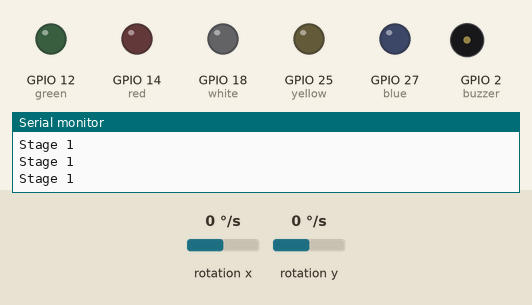
Recording of a sketch running on a simulated ESP32. On the bench: output pins drawn as LEDs (lit = HIGH), buzzer (waves = sounding), the last lines printed to the serial monitor. Wiring (inferred from the names in the program): MPU-6050 motion sensor at I2C address 0x68. Dashed ring = blinking. The test bench sets the inputs (shaded band); at power-on: rotation x 0 °/s, rotation y 0 °/s.

Above: at 3.0 s.
3.1 s: rotation x set to -126 °/s
4.6 s: rotation x set to -136 °/s
At 4.71 s:
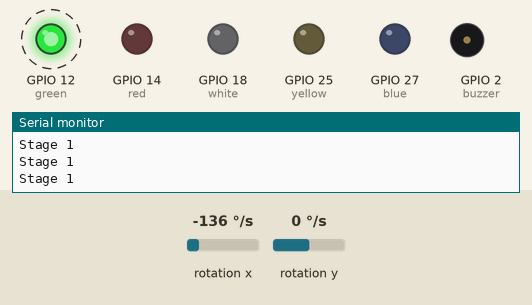
7.6 s: rotation x set to 192 °/s
At 7.71 s:
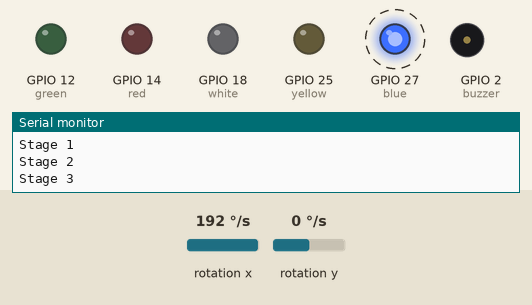
10.6 s: rotation x set to 134 °/s
13.6 s: rotation x set to 125 °/s
At 14.5 s:
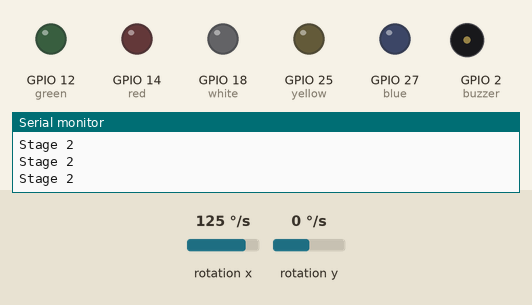
15.1 s: rotation y set to -123 °/s
16.6 s: rotation y set to -137 °/s
At 16.73 s:
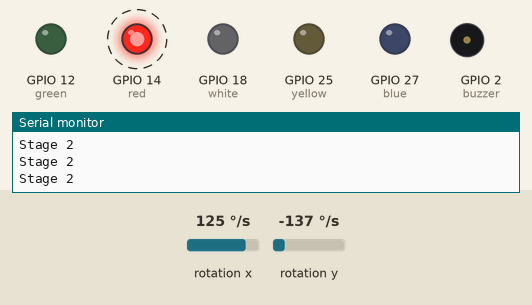
Timing chart, 0 to 20.6 s (numbered marks = the images above; inputs shaded):
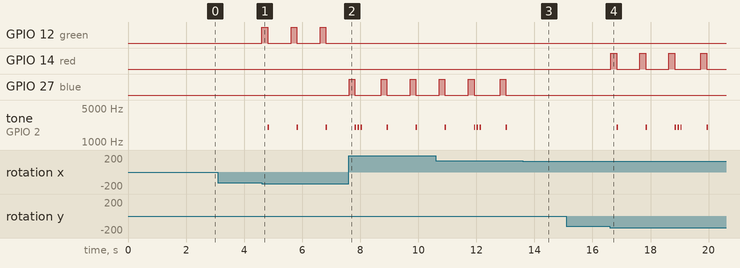

Measured:
- the behaviour switches between -129 and -130 °/s on rotation x (found by bisection; images 0 and 1)
- the behaviour switches between 130 and 129 °/s on rotation x (found by bisection; images 2 and 3)
- the behaviour switches between -129 and -130 °/s on rotation y (found by bisection; images 3 and 4)
- after the input at 4.6 s, GPIO 12 (green): alternates HIGH for 0.20 s and LOW for 0.80 s, starting at once; tone on GPIO 2 (buzzer): alternates 2000 Hz for 0.05 s and silent for 0.95 s, starting after 0.22 s
- after the input at 7.6 s, GPIO 12 (green): stops changing and stays LOW; GPIO 27 (blue): alternates HIGH for 0.20 s and LOW for 0.85 s, starting at once
- after the input at 13.6 s, GPIO 27 (blue): stops changing and stays LOW; tone on GPIO 2 (buzzer): stops changing and stays silent
- after the input at 16.6 s, GPIO 14 (red): alternates HIGH for 0.20 s and LOW for 0.80 s, starting at once; tone on GPIO 2 (buzzer): plays 2000 Hz for 0.05 s, 2000 Hz for 0.05 s, 2000 Hz for 0.05 s, 2000 Hz for 0.05 s, 2000 Hz for 0.05 s, 2000 Hz for 0.05 s, starting after 0.23 s

The sketch:

Terning.ino
```cpp
// Importing relevant libraries
#include "UbidotsEsp32Mqtt.h"
#include <Wire.h>

// Variables --------------------------------------------------
#define uS_TO_S_FACTOR 1000000  /* Conversion factor for micro seconds to seconds */
char requestTimeoutArray[] = {}; /* Time ESP32 will sleep for (in seconds) */
int requestTimeout = 0;

// WiFi variables
const char *WIFI_SSID = "NAME"; // Wi-Fi name
const char *WIFI_PASS = "PASSWORD"; // Wi-Fi password

// Ubidots conection variables
const char *UBIDOTS_TOKEN = "BBFF-0OuPu7XtnaQxC8Dm4RGzKggbtQuaXS"; // Put here your Ubidots TOKEN


const int MPU_ADDR = 0x68; // I2C address of the MPU-6050
int16_t GyX, GyY, GyZ;

// Declaring pin variables
const int blue = 27;
const int green = 12;
const int yellow = 25;
const int red = 14;
const int white = 18;
const int buzzer = 2;

// Variables used for analogue writing using PWM
const int frequency = 2000;
const int channel = 0;
const int resolution = 8;

/* The dice can be tilted in four different directions, each represented by a unique colour.
 * The dice must be tilted in the correct 4 symbol combination in order to complete the task.
 * An enum is therefore decalared to record which symbols (represented by colours) are chosen
 * in which order. For example:
 * game_stage = stage_1 // The first symbol is to be selected by the player
 * colour_1 = GREEN // The first symbol selected by the user is 'green'
*/

enum Colour{NONE, GREEN, YELLOW, RED, BLUE};
enum Stage{stage_1, stage_2, stage_3, stage_4, complete};

// Resetting all the inital values
Stage gameStage = stage_1;
Colour colour = NONE;

Colour colour_1;
Colour colour_2;
Colour colour_3;
Colour colour_4;


// Function that creates a beeping noise from the buzzer
void beep(){
  ledcWriteTone(channel, 2000);
  delay(50);
  ledcWriteTone(channel, 0);
  delay(50);
}

// Function that creates a beeping sequence to be played after each failed attempt
void incorrect_sequence(){
  beep();
  beep();
  beep();

  // The task is then reset so that the user can try again
  colour = NONE;
  gameStage = stage_1;
  delay(600);
}

// Function that plays a victory noise and raises a flag to say that the task is complete
void victory_sequence(){
  Serial.println("NODE COMPLETED");
  digitalWrite(white, HIGH);
  for (int i=20; i>0; i--){
    beep();
  }
  gameStage = complete;
}


// |----------------------------------------------------------------------------------------------|
// |-------------------------------------- TIMER ID (START) --------------------------------------|
// |----------------------------------------------------------------------------------------------|
const char *TimerID = "terning-timeout"; // Replace with the timer ID of this node
const char *DEVICE_LABEL = "hoved-esp32"; // Replace with the device label to subscribe to
const char *MessageLabel = "state-terning";
// |----------------------------------------------------------------------------------------------|
// |-------------------------------------- TIMER ID (START) --------------------------------------|
// |----------------------------------------------------------------------------------------------|


// Initialize ubidots instance
Ubidots ubidots(UBIDOTS_TOKEN);


// Functions --------------------------------------------------
// Callback function to get information
void callback(char *topic, byte *payload, unsigned int length)
{
  // reset array and set it at payload lenght
  requestTimeoutArray[length] = {};

  // Read message from ubidots
  for (int i = 0; i < length; i++)
  {
    requestTimeoutArray[i] = (char)payload[i];
  }

  // Conver timout array to int
  requestTimeout = atoi(requestTimeoutArray);

  // Debug
  Serial.print("[");Serial.print(topic);Serial.print("] ");
  Serial.print(requestTimeout);
  Serial.println();
}


// Setup --------------------------------------------------
/*
* Setup will be reset everytime we go from deepsleep
* The loop at the end of the code will never run
*/
void setup()
{
  // Debug
  Serial.begin(115200);
  ubidots.setDebug(true);

  // Conect to wifi
  ubidots.connectToWifi(WIFI_SSID, WIFI_PASS);

  // Conect to ubidots
  ubidots.setCallback(callback); // Get a calback to se values we get
  ubidots.setup(); // Set up ubidots
  ubidots.reconnect();
  ubidots.subscribeLastValue(DEVICE_LABEL, TimerID); // Insert the dataSource and Variable's Labels
  delay(500);

  // Connect to ubidots until succession
  while (!ubidots.connected()) {
    ubidots.reconnect();
    Serial.println("DEBUG: reconnecting to Ubidots");
  }

  // Get timeout value
  ubidots.subscribeLastValue(DEVICE_LABEL, TimerID);

  // Refresh ubidots values twice to avoid bugs
  ubidots.loop();
  ubidots.loop();


  // |---------------------------------------------------------------------------------------------|
  // |----------------------------------- INFINITE LOOP (START) -----------------------------------|
  // |---------------------------------------------------------------------------------------------|
  Serial.println("#--------------------------------------------------#");

  // Setting up a PWM channel for the buzzer
  ledcSetup(channel, frequency, resolution);
  ledcAttachPin(buzzer, channel);

  Serial.begin(115200);

  // Wire is used for reading specific values from specific registers
  Wire.begin(21, 22, 100000); // sda, scl, clock speed
  Wire.beginTransmission(MPU_ADDR);
  Wire.write(0x6B);  // PWR_MGMT_1 register
  Wire.write(0);     // set to zero (wakes up the MPU−6050)
  Wire.endTransmission(true);
  Wire.beginTransmission(MPU_ADDR);
  Wire.write(0x6C);  // PWR_MGMT_2 register
  Wire.write(0x38);  // Accelerometer turned off
  Wire.endTransmission(true);
  Serial.println("Setup complete");

  // Setting the output mode for the LEDs
  pinMode(blue, OUTPUT);
  pinMode(green, OUTPUT);
  pinMode(yellow, OUTPUT);
  pinMode(red, OUTPUT);
  pinMode(white, OUTPUT);


  // If ESP gets active mode request (0s timeout), activate loop
  while (requestTimeout == 0) {

    Wire.beginTransmission(MPU_ADDR);
    Wire.write(0x43);  // starting with register 0x43 (GYRO_XOUT_H)
    Wire.endTransmission(true);
    Wire.beginTransmission(MPU_ADDR);
    Wire.requestFrom(MPU_ADDR, 4, true); // request a total of 4 registers
    GyX = Wire.read() << 8 | Wire.read(); // 0x43 (GYRO_XOUT_H) & 0x44 (GYRO_XOUT_L)
    GyY = Wire.read() << 8 | Wire.read(); // 0x45 (GYRO_YOUT_H) & 0x46 (GYRO_YOUT_L)


    // These if statements determine the direction in which the dice is being turned
    if (GyX > 17000){
      digitalWrite(blue, HIGH);
      colour = BLUE;
    }
    else if (GyX < -17000){
      digitalWrite(green, HIGH);
      colour = GREEN;
    }
    else if (GyY > 17000){
      digitalWrite(yellow, HIGH);
      colour = YELLOW;
    }
    else if (GyY < -17000){
      digitalWrite(red, HIGH);
      colour = RED;
    }
    else{
      colour = NONE;
    }


    // The corresponding LED flashed so that the user know that there input has been registered
    delay(200);

    digitalWrite(blue, LOW);
    digitalWrite(green, LOW);
    digitalWrite(yellow, LOW);
    digitalWrite(red, LOW);


    // Each game stage represents the index of which sy
    switch(gameStage){
      case stage_1:{ // This is the first user input
        Serial.println("Stage 1");
        if (colour != NONE){ // Waits until a colour is inputted, then saves the inputted value
          colour_1 = colour;
          beep();
          gameStage = stage_2;
          delay(700);
        }
        break;
      }

      case stage_2:{ // This is the second user input
        Serial.println("Stage 2");
        if (colour != NONE){
          colour_2 = colour;
          beep();
          gameStage = stage_3;
          delay(700);
        }
        break;
      }

      case stage_3:{ // This is the third user input
        Serial.println("Stage 3");
        if (colour != NONE){
          colour_3 = colour;
          beep();
          gameStage = stage_4;
          delay(700);
        }
        break;
      }

      case stage_4:{ // This is the fourth user input
        Serial.println("Stage 4");
        if (colour != NONE){
          colour_4 = colour;


          // Each of the four stages must recieve the correct input to complete the task
          if ((colour_1 == YELLOW) and (colour_2 == BLUE) and (colour_3 == RED) and (colour_4 == GREEN)){
            victory_sequence();
          }

          else{ // Runs when an incorrect sequence is inputted
            incorrect_sequence();
          }
        }
        break;
      }

      case complete:{ // The value '2' is sent to Ubidots to represent that the task is complete
        Serial.println("Node Complete");
        ubidots.add(MessageLabel, 2);
        ubidots.publish(DEVICE_LABEL);

        requestTimeout = 60;

        break;
      }
    }
  }


  Serial.println("#--------------------------------------------------#");
  // |---------------------------------------------------------------------------------------------|
  // |----------------------------------- INFINITE LOOP (STOP) ------------------------------------|
  // |---------------------------------------------------------------------------------------------|


  /*
  * Enable deep sleep timer so that ESP32 will go out of deep sleep after a while
  * Go to deep sleep and start the deep sleep timer
  */
  esp_sleep_enable_timer_wakeup(requestTimeout * uS_TO_S_FACTOR);
  esp_deep_sleep_start();
}


// Loop that wil never run --------------------------------------------------
void loop(){

}
```
